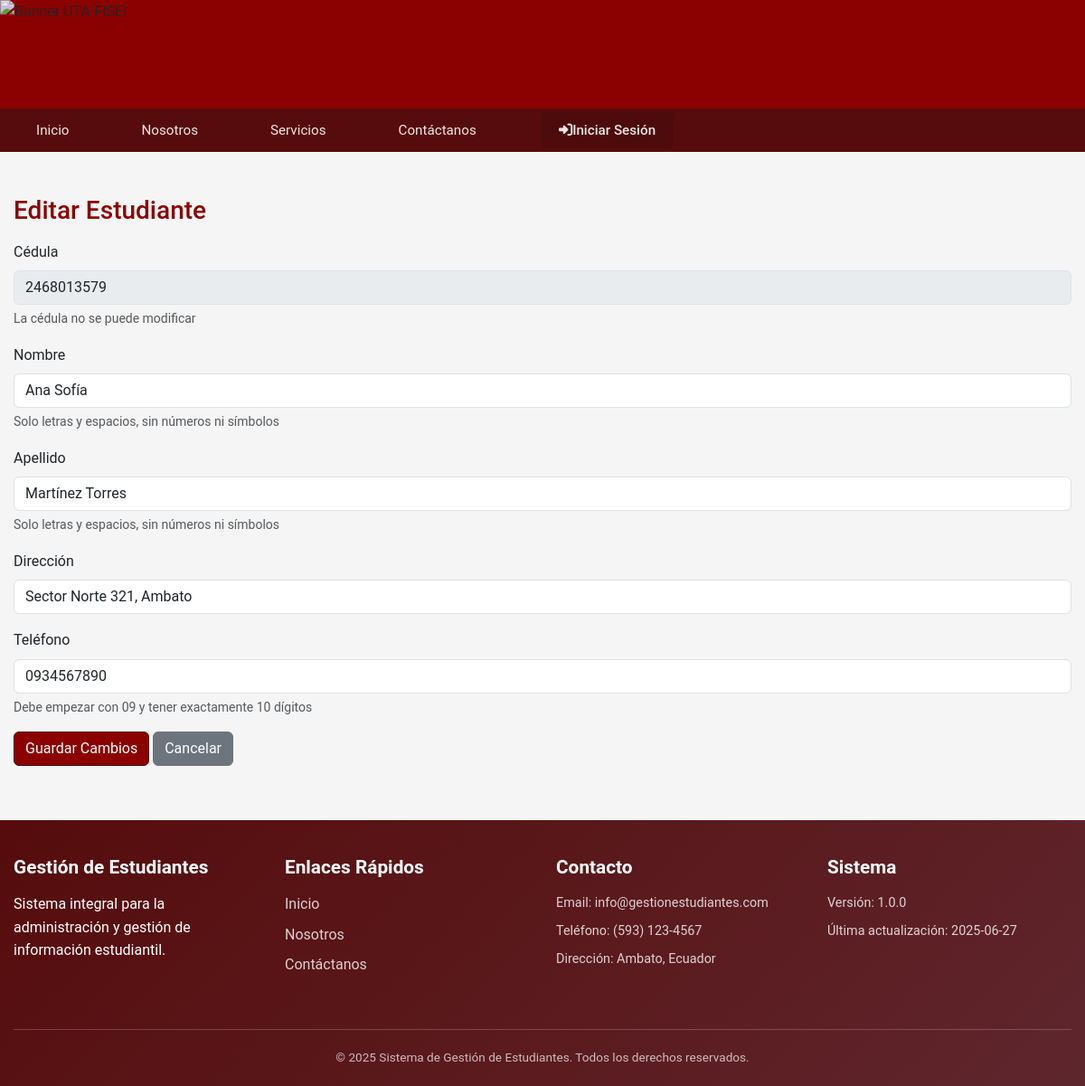
The app's page /students/edit.php?cedula=2468013579 with its own data.
### tables this page shows
CREATE TABLE estudiantes (
    cedula VARCHAR(10) PRIMARY KEY,
    nombre VARCHAR(100) NOT NULL,
    apellido VARCHAR(100) NOT NULL,
    direccion TEXT,
    telefono VARCHAR(20),
    usuario_creador_id INT NOT NULL,
    fecha_creacion TIMESTAMP DEFAULT CURRENT_TIMESTAMP,
    fecha_actualizacion TIMESTAMP NULL ON UPDATE CURRENT_TIMESTAMP,
    FOREIGN KEY (usuario_creador_id) REFERENCES usuarios(id)
);

### students/edit.php (the view, shortened to what this page needs)
<?php
require_once __DIR__ . '/../config/database.php';
include_once __DIR__ . '/../includes/header.php';
include_once __DIR__ . '/../includes/header.php';
include_once __DIR__ . '/../includes/nav.php';
$errores = [];
$cedula = $_GET['cedula'] ?? '';
try {
    $pdo = getConnection();
    $stmt = $pdo->prepare('SELECT * FROM estudiantes WHERE cedula = ?');
    $stmt->execute([$cedula]);
    $estudiante = $stmt->fetch();
} catch (Exception $e) {
    echo '<div class="alert alert-danger">Error: ' . htmlspecialchars($e->getMessage()) . '</div>';
    include_once __DIR__ . '/../includes/footer.php';
    exit;
}
if ($_SERVER['REQUEST_METHOD'] === 'POST') {
    $nombre = trim($_POST['nombre'] ?? '');
    $apellido = trim($_POST['apellido'] ?? '');
    $direccion = trim($_POST['direccion'] ?? '');
    $telefono = trim($_POST['telefono'] ?? '');    if ($nombre === '' || $apellido === '' || $direccion === '' || $telefono === '') {
        $errores[] = 'Todos los campos son obligatorios.';
    }
    if ($nombre !== '' && !validarNombreApellido($nombre)) {
        $errores[] = 'El nombre solo debe contener letras y espacios, sin números ni símbolos.';
    }
    if ($apellido !== '' && !validarNombreApellido($apellido)) {
        $errores[] = 'El apellido solo debe contener letras y espacios, sin números ni símbolos.';
    }
    if ($telefono !== '' && !validarTelefonoEcuatoriano($telefono)) {
        $errores[] = 'El teléfono debe empezar con 09 y tener exactamente 10 dígitos.';
    }
    if (empty($errores)) {
        try {
            $stmt = $pdo->prepare('UPDATE estudiantes SET nombre=?, apellido=?, direccion=?, telefono=? WHERE cedula=?');
            $stmt->execute([$nombre, $apellido, $direccion, $telefono, $cedula]);
            $exito = true;
            header('Location: student.php');
            exit();
        } catch (PDOException $e) {
            $errores[] = 'Error al actualizar: ' . htmlspecialchars($e->getMessage());
        }
    }
} else {
    $nombre = $estudiante['nombre'];
    $apellido = $estudiante['apellido'];
    $direccion = $estudiante['direccion'];
    $telefono = $estudiante['telefono'];
}
?>
<div class="container mt-5">
    <h3>Editar Estudiante</h3>
    <?php if ($errores): ?>
        <div class="alert alert-danger">
            <?php foreach ($errores as $err) echo '<div>' . $err . '</div>'; ?>
        </div>
    <?php endif; ?>    <form method="post" autocomplete="off" id="formEditarEstudiante">
        <div class="mb-3">
            <label class="form-label">Cédula</label>
            <input type="text" class="form-control" value="<?php echo htmlspecialchars($cedula); ?>" disabled>
            <div class="form-text">La cédula no se puede modificar</div>
        </div>
        <div class="mb-3">
            <label for="nombre" class="form-label">Nombre</label>
            <input type="text" class="form-control" id="nombre" name="nombre"
                   value="<?php echo htmlspecialchars($nombre); ?>" required
                   pattern="[a-zA-ZáéíóúÁÉÍÓÚñÑ\s]+"
                   title="Solo se permiten letras y espacios">
            <div class="form-text">Solo letras y espacios, sin números ni símbolos</div>
        </div>
        <div class="mb-3">
            <label for="apellido" class="form-label">Apellido</label>
            <input type="text" class="form-control" id="apellido" name="apellido"
                   value="<?php echo htmlspecialchars($apellido); ?>" required
                   pattern="[a-zA-ZáéíóúÁÉÍÓÚñÑ\s]+"
                   title="Solo se permiten letras y espacios">
            <div class="form-text">Solo letras y espacios, sin números ni símbolos</div>
        </div>
        <div class="mb-3">
            <label for="direccion" class="form-label">Dirección</label>
            <input type="text" class="form-control" id="direccion" name="direccion"
                   value="<?php echo htmlspecialchars($direccion); ?>" required>
        </div>
        <div class="mb-3">
            <label for="telefono" class="form-label">Teléfono</label>
            <input type="text" class="form-control" id="telefono" name="telefono"
                   value="<?php echo htmlspecialchars($telefono); ?>" required
                   pattern="09\d{8}" maxlength="10"
                   title="Debe empezar con 09 y tener 10 dígitos en total">
            <div class="form-text">Debe empezar con 09 y tener exactamente 10 dígitos</div>
        </div>
        <button type="submit" class="btn btn-primary">Guardar Cambios</button>
        <a href="student.php" class="btn btn-secondary">Cancelar</a>
    </form>
</div>
<?php include_once __DIR__ . '/../includes/footer.php'; ?>

### assets/css/uta-theme.css (style rules this page uses)
:root { --uta-primary: #8B0000; --uta-secondary: #4A0404; --uta-accent: #D4AF37; --uta-light: #F5F5F5; --uta-dark: #2C2C2C; }
body { margin: 0; padding: 0; font-family: 'Segoe UI', Tahoma, Geneva, Verdana, sans-serif; background-color: var(--uta-light, #f5f5f5); }
.container { max-width: 1200px; margin: 0 auto; padding: 0 15px; }
* { box-sizing: border-box; }
a { text-decoration: none; color: inherit; transition: all 0.3s ease; }
.btn-primary { background-color: var(--uta-primary); border-color: var(--uta-secondary); }

### assets/css/header-style.css (style rules this page uses)
body { font-family: 'Roboto', sans-serif; line-height: 1.6; }
h1, h2, h3, h4, h5, h6 { color: var(--uta-primary); margin-bottom: 1rem; }

### assets/css/navbar-style.css (style rules this page uses)
body { margin: 0; padding: 0; }

### records on screen
estudiantes: nombre "Ana Sofía", apellido "Martínez Torres", direccion "Sector Norte 321, Ambato", telefono "0934567890"
